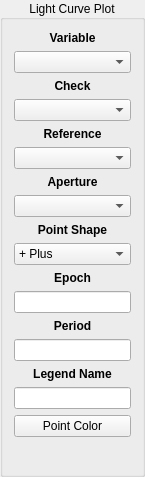
          <widget class="QGroupBox" name="groupBox_18">
           <property name="maximumSize">
            <size>
             <width>145</width>
             <height>16777215</height>
            </size>
           </property>
           <property name="title">
            <string>Light Curve Plot</string>
           </property>
           <property name="alignment">
            <set>Qt::AlignCenter</set>
           </property>
           <layout class="QGridLayout" name="gridLayout_93">
            <item row="3" column="0">
             <layout class="QGridLayout" name="gridLayout_14">
              <item row="0" column="0">
               <widget class="QLabel" name="label_50">
                <property name="font">
                 <font>
                  <weight>75</weight>
                  <bold>true</bold>
                 </font>
                </property>
                <property name="text">
                 <string>Check</string>
                </property>
                <property name="alignment">
                 <set>Qt::AlignCenter</set>
                </property>
               </widget>
              </item>
              <item row="1" column="0">
               <widget class="QComboBox" name="comboBox_12"/>
              </item>
             </layout>
            </item>
            <item row="9" column="0">
             <layout class="QGridLayout" name="gridLayout_90">
              <item row="1" column="0">
               <widget class="QLineEdit" name="lineEdit_21"/>
              </item>
              <item row="0" column="0">
               <widget class="QLabel" name="label_56">
                <property name="font">
                 <font>
                  <weight>75</weight>
                  <bold>true</bold>
                 </font>
                </property>
                <property name="text">
                 <string>Legend Name</string>
                </property>
                <property name="alignment">
                 <set>Qt::AlignCenter</set>
                </property>
               </widget>
              </item>
             </layout>
            </item>
            <item row="10" column="0">
             <layout class="QGridLayout" name="gridLayout_92">
              <item row="0" column="0">
               <widget class="QPushButton" name="pushButton_2">
                <property name="text">
                 <string>Point Color</string>
                </property>
               </widget>
              </item>
              <item row="1" column="0">
               <widget class="QLabel" name="label_55">
                <property name="minimumSize">
                 <size>
                  <width>44</width>
                  <height>20</height>
                 </size>
                </property>
                <property name="text">
                 <string/>
                </property>
               </widget>
              </item>
             </layout>
            </item>
            <item row="4" column="0">
             <layout class="QGridLayout" name="gridLayout_70">
              <item row="0" column="0">
               <widget class="QLabel" name="label_51">
                <property name="font">
                 <font>
                  <weight>75</weight>
                  <bold>true</bold>
                 </font>
                </property>
                <property name="text">
                 <string>Reference</string>
                </property>
                <property name="alignment">
                 <set>Qt::AlignCenter</set>
                </property>
               </widget>
              </item>
              <item row="1" column="0">
               <widget class="QComboBox" name="comboBox_13"/>
              </item>
             </layout>
            </item>
            <item row="5" column="0">
             <layout class="QGridLayout" name="gridLayout_73">
              <item row="0" column="0">
               <widget class="QLabel" name="label_54">
                <property name="font">
                 <font>
                  <weight>75</weight>
                  <bold>true</bold>
                 </font>
                </property>
                <property name="text">
                 <string>Aperture</string>
                </property>
                <property name="alignment">
                 <set>Qt::AlignCenter</set>
                </property>
               </widget>
              </item>
              <item row="1" column="0">
               <widget class="QComboBox" name="comboBox_14"/>
              </item>
             </layout>
            </item>
            <item row="8" column="0">
             <layout class="QGridLayout" name="gridLayout_75">
              <item row="1" column="0">
               <widget class="QLineEdit" name="lineEdit_20">
                <property name="inputMask">
                 <string/>
                </property>
                <property name="text">
                 <string/>
                </property>
                <property name="maxLength">
                 <number>32767</number>
                </property>
                <property name="readOnly">
                 <bool>false</bool>
                </property>
               </widget>
              </item>
              <item row="0" column="0">
               <widget class="QLabel" name="label_53">
                <property name="font">
                 <font>
                  <weight>75</weight>
                  <bold>true</bold>
                 </font>
                </property>
                <property name="text">
                 <string>Period</string>
                </property>
                <property name="alignment">
                 <set>Qt::AlignCenter</set>
                </property>
               </widget>
              </item>
             </layout>
            </item>
            <item row="6" column="0">
             <layout class="QGridLayout" name="gridLayout_78">
              <item row="0" column="0">
               <widget class="QLabel" name="label_60">
                <property name="font">
                 <font>
                  <weight>75</weight>
                  <bold>true</bold>
                 </font>
                </property>
                <property name="text">
                 <string>Point Shape</string>
                </property>
                <property name="alignment">
                 <set>Qt::AlignCenter</set>
                </property>
               </widget>
              </item>
              <item row="1" column="0">
               <widget class="QComboBox" name="comboBox_15">
                <item>
                 <property name="text">
                  <string>+ Plus</string>
                 </property>
                </item>
                <item>
                 <property name="text">
                  <string>x Cross</string>
                 </property>
                </item>
                <item>
                 <property name="text">
                  <string>o Circle</string>
                 </property>
                </item>
                <item>
                 <property name="text">
                  <string>* Star</string>
                 </property>
                </item>
                <item>
                 <property name="text">
                  <string>. Dot</string>
                 </property>
                </item>
                <item>
                 <property name="text">
                  <string>v Triangle1</string>
                 </property>
                </item>
                <item>
                 <property name="text">
                  <string>^ Triangle2</string>
                 </property>
                </item>
                <item>
                 <property name="text">
                  <string>&lt; Triangle3</string>
                 </property>
                </item>
                <item>
                 <property name="text">
                  <string>&gt; Triangle4</string>
                 </property>
                </item>
                <item>
                 <property name="text">
                  <string>8 Octagon</string>
                 </property>
                </item>
                <item>
                 <property name="text">
                  <string>s Square</string>
                 </property>
                </item>
                <item>
                 <property name="text">
                  <string>p Pentagon</string>
                 </property>
                </item>
                <item>
                 <property name="text">
                  <string>H Hexagon</string>
                 </property>
                </item>
                <item>
                 <property name="text">
                  <string>D Diamond</string>
                 </property>
                </item>
                <item>
                 <property name="text">
                  <string>| VLine</string>
                 </property>
                </item>
                <item>
                 <property name="text">
                  <string>_ HLine</string>
                 </property>
                </item>
               </widget>
              </item>
             </layout>
            </item>
            <item row="2" column="0">
             <layout class="QGridLayout" name="gridLayout_13">
              <item row="1" column="0">
               <widget class="QLabel" name="label_49">
                <property name="font">
                 <font>
                  <weight>75</weight>
                  <bold>true</bold>
                 </font>
                </property>
                <property name="text">
                 <string>Variable</string>
                </property>
                <property name="alignment">
                 <set>Qt::AlignCenter</set>
                </property>
               </widget>
              </item>
              <item row="3" column="0">
               <widget class="QComboBox" name="comboBox_11"/>
              </item>
             </layout>
            </item>
            <item row="7" column="0">
             <layout class="QGridLayout" name="gridLayout_74">
              <item row="1" column="0">
               <widget class="QLineEdit" name="lineEdit_19">
                <property name="inputMask">
                 <string/>
                </property>
                <property name="maxLength">
                 <number>32767</number>
                </property>
                <property name="readOnly">
                 <bool>false</bool>
                </property>
               </widget>
              </item>
              <item row="0" column="0">
               <widget class="QLabel" name="label_52">
                <property name="minimumSize">
                 <size>
                  <width>59</width>
                  <height>0</height>
                 </size>
                </property>
                <property name="font">
                 <font>
                  <weight>75</weight>
                  <bold>true</bold>
                 </font>
                </property>
                <property name="text">
                 <string>Epoch</string>
                </property>
                <property name="alignment">
                 <set>Qt::AlignCenter</set>
                </property>
               </widget>
              </item>
             </layout>
            </item>
           </layout>
          </widget>
